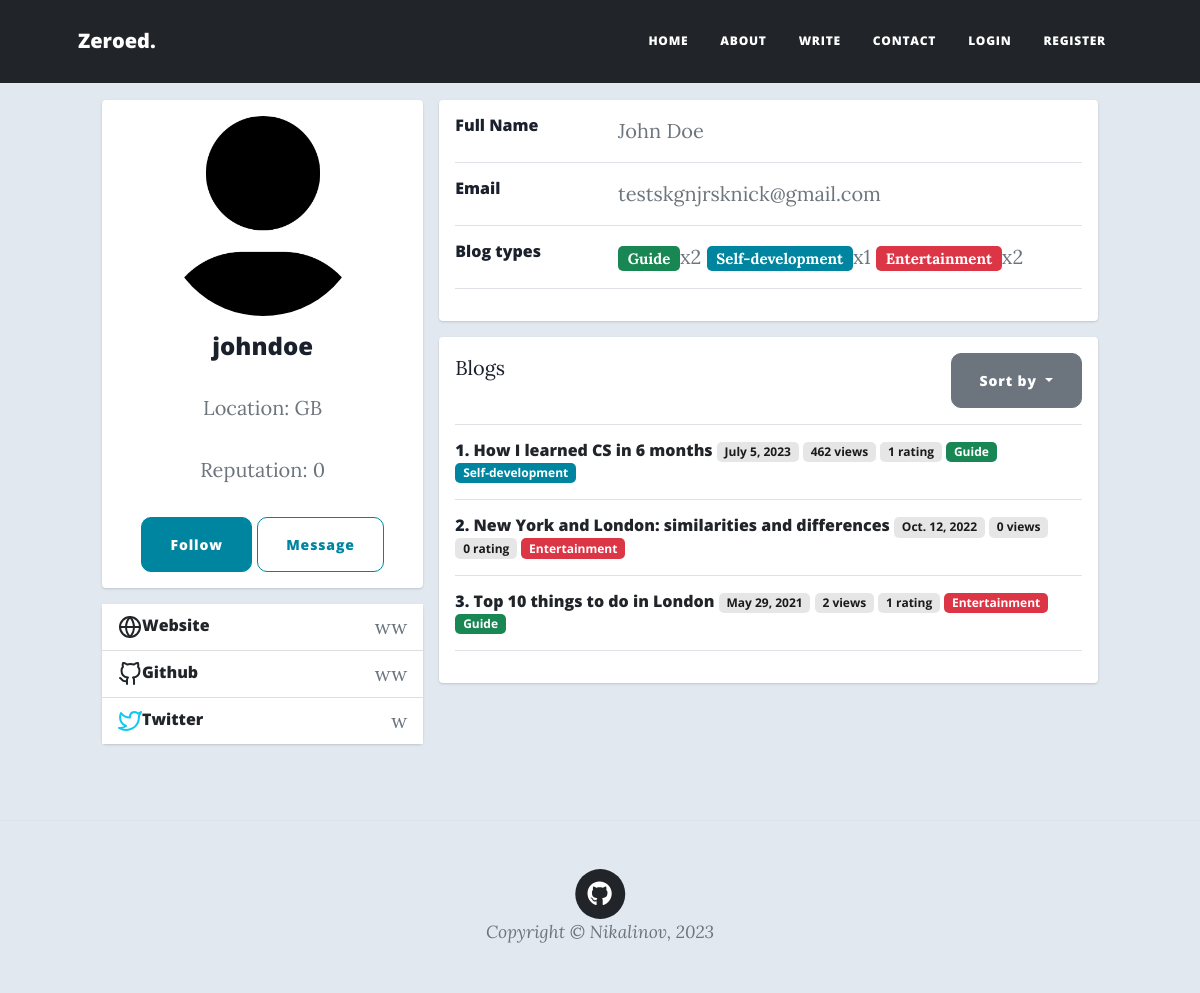
Before: /feed/user/25/ with the older database file.
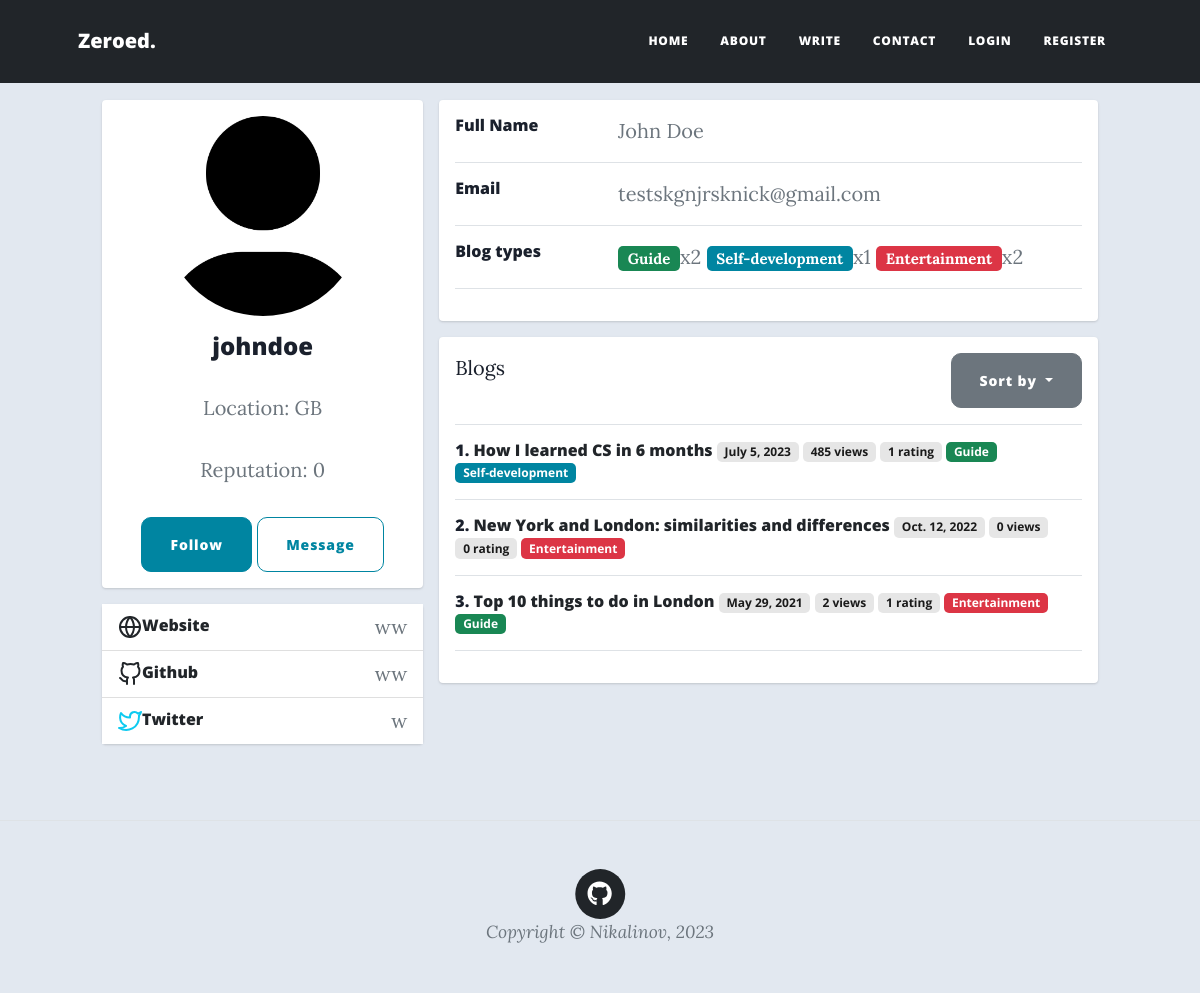
After: the same page with the newer database file.
### feed/models.py (models this page shows, shortened)
class Blog(models.Model):
    title = models.CharField(max_length=200, null=True)
    author = models.ForeignKey(
        User,
        on_delete=models.RESTRICT,
        blank=True,
        null=True,
    )
    post_date = models.DateField(default=now)
    content_type = models.ManyToManyField(ContentType)
    language = models.CharField(max_length=50, choices=LANGUAGES, default='EN')
    content = QuillField()
    upvoters = models.ManyToManyField(User, related_name='upvoters')
    views = models.IntegerField(editable=False, default=0)
    picture = models.ImageField(upload_to='feed/blog-pics/', default='feed/blog-pics/white-bg.png', blank=True)
    class Meta:
        ordering = ['-post_date']
    def __str__(self):
        return self.title
    def get_rating(self):
        return len(self.upvoters.all())

### feed/views.py (the view, shortened to what this page needs)
# urls.py: path('user/<int:pk>/', views.profile, name='profile'),
def profile(request, pk, sorting='title', edit=''):
    user = get_object_or_404(User, pk=pk)
    user_profile = user.userprofile
    context = {
        'passed_user': user,
        'blogs': blogs_sorted(sorting, user),
        'edit': False
    }
    if not edit:
        return render(request, 'feed/profile.html', context=context)

### feed/models.py (called while the page is built)
    def __str__(self):
        return f'{self.user.first_name} {self.user.last_name}'

    def __str__(self):
        return self.type

### feed/templatetags/feed_extras.py (called while the page is built)
@register.filter
def get_blog_types(user: User) -> list[tuple]:
    types = defaultdict(int)
    for blog in user.blog_set.all():
        for content_type in blog.content_type.all():
            types[content_type] += 1
    return list(types.items())

### feed/views.py (called while the page is built)
def blogs_sorted(sorting, author=None):
    reverse_sorting = {'rating', 'views', 'post_date'}
    if sorting in reverse_sorting:
        sorting = '-' + sorting
    if sorting == '-rating':
        blogs = Blog.objects.annotate(rating=Count('upvoters')).order_by(sorting).all()
    else:
        blogs = Blog.objects.order_by(sorting).all()
    return blogs.filter(author=author) if author else blogs

### feed/templates/feed/profile.html (shortened to what the changed rows need)
{% extends 'base_generic.html' %}
{% block additional_links %}
  {% load feed_extras %}
  {% load static %}
  <link href="{% static 'feed/css/profile_style.css' %}" rel="stylesheet"/>
{% endblock %}
{% block content %}
<div class="container">
    <div class="main-body">
          <div id="profile-body" class="row gutters-sm">
            <div class="col-md-8">
              {% if passed_user.blog_set %}
                <div class="card mb-3">
                  <div class="card-body">
                    <div class="row">
                      <div class="col justify-content-between" style="display: flex;">
                      </div>
                    </div>
                    <hr>
                    {% for blog in blogs %}
                      <div class="row">
                        <div class="col">
                          <h6 class="mb-0">{{ forloop.counter }}.
                            <a href="{% url 'blog' blog.pk %}">{{ blog }}</a>
                            <span class="badge bg-light">{{ blog.post_date }}</span>
                            <span class="badge bg-light">{{ blog.views }} views</span>
                            <span class="badge bg-light">{{ blog.get_rating }} rating</span>
                          {% for type in blog.content_type.all %}
                            <span class="badge bg-{{ type.color }}">{{ type }}</span>
                          {% endfor %}
                          </h6>
                        </div>
                      </div>
                      <hr>
                    {% endfor %}
                  </div>
                </div>
              {% endif %}
            </div>
          </div>
        </div>
    </div>
{% endblock %}

Changed rows visible on the page:
changed Blog "How I learned CS in 6 months": views "462" → "485"
